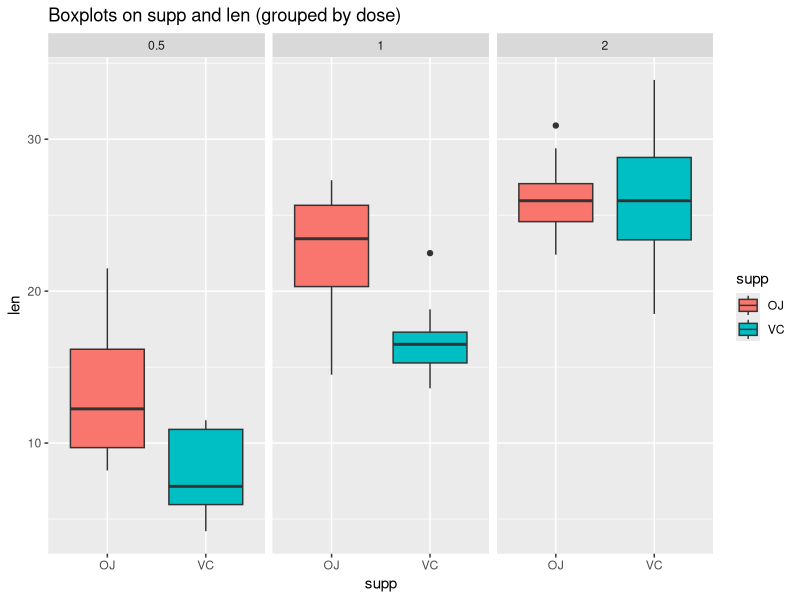

Here is the R script that generated this plot:
## ---- chunk 1

library(ggplot2)

## ---- chunk 2
library(datasets) 
str(ToothGrowth)
## ---- chunk 3
OJ_05 <- ToothGrowth[ToothGrowth$dose == 0.5 & ToothGrowth$supp == 'OJ', 1]
VC_05 <- ToothGrowth[ToothGrowth$dose == 0.5 & ToothGrowth$supp == 'VC', 1]
OJ_10 <- ToothGrowth[ToothGrowth$dose == 1.0 & ToothGrowth$supp == 'OJ', 1]
VC_10 <- ToothGrowth[ToothGrowth$dose == 1.0 & ToothGrowth$supp == 'VC', 1]
OJ_20 <- ToothGrowth[ToothGrowth$dose == 2.0 & ToothGrowth$supp == 'OJ', 1]
VC_20 <- ToothGrowth[ToothGrowth$dose == 2.0 & ToothGrowth$supp == 'VC', 1]
## ---- chunk 4
g <- ggplot(data=ToothGrowth, aes(x=supp, y=len, fill=supp)) 
g <- g + labs(title="Boxplots on supp and len (grouped by dose)")
g <- g + geom_boxplot() + facet_wrap(~ dose)
print(g)

## ---- chunk 5
n <- 10

#Using the difference of each supp dose, Calculate mean and STd
Diff_05 <- OJ_05 - VC_05
Mean_05 <- mean(Diff_05)
std_05 <- sd(Diff_05)

Diff_10 <- OJ_05 - VC_05
Mean_10 <- mean(Diff_10)
std_10 <- sd(Diff_10)

Diff_20 <- OJ_20 - VC_20
Mean_20 <- mean(Diff_20)
std_20 <- sd(Diff_20)
## ---- chunk 6
t.test(Diff_05)$conf
## ---- chunk 7
t.test(Diff_10)$conf

## ---- chunk 8
t.test(Diff_20)$conf
## ---- chunk 9
t.test(Diff_05)$statistic
## ---- chunk 10
t.test(Diff_10)$statistic

## ---- chunk 11
t.test(Diff_20)$statistic
